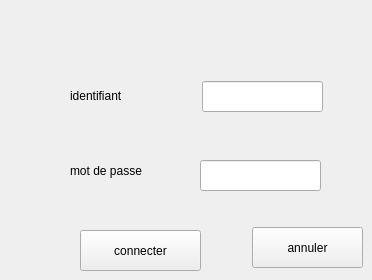
    <widget class="QWidget" name="acceuil">
     <attribute name="title">
      <string>acceuil</string>
     </attribute>
     <widget class="QLabel" name="label">
      <property name="geometry">
       <rect>
        <x>70</x>
        <y>80</y>
        <width>111</width>
        <height>31</height>
       </rect>
      </property>
      <property name="text">
       <string>identifiant</string>
      </property>
     </widget>
     <widget class="QLabel" name="label_2">
      <property name="geometry">
       <rect>
        <x>70</x>
        <y>150</y>
        <width>101</width>
        <height>41</height>
       </rect>
      </property>
      <property name="text">
       <string>mot de passe </string>
      </property>
     </widget>
     <widget class="QLineEdit" name="lineEdit">
      <property name="geometry">
       <rect>
        <x>202</x>
        <y>81</y>
        <width>121</width>
        <height>31</height>
       </rect>
      </property>
     </widget>
     <widget class="QLineEdit" name="lineEdit_2">
      <property name="geometry">
       <rect>
        <x>200</x>
        <y>160</y>
        <width>121</width>
        <height>31</height>
       </rect>
      </property>
     </widget>
     <widget class="QPushButton" name="pushButton">
      <property name="geometry">
       <rect>
        <x>80</x>
        <y>230</y>
        <width>121</width>
        <height>41</height>
       </rect>
      </property>
      <property name="text">
       <string>connecter</string>
      </property>
     </widget>
     <widget class="QPushButton" name="pushButton_2">
      <property name="geometry">
       <rect>
        <x>252</x>
        <y>227</y>
        <width>111</width>
        <height>41</height>
       </rect>
      </property>
      <property name="text">
       <string>annuler</string>
      </property>
     </widget>
    </widget>
